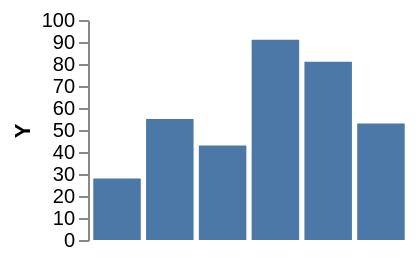

Write a Vega-Lite specification for this figure.
### Vega specification from a JSON file in a GitHub repository (floating-point values rounded to 4 significant figures)
{"width": 200, "height": 120, "padding": 5, "data": [{"name": "t", "values": [{"a": "Alpha", "b": 28, "c": "x", "d": 1}, {"a": "Bravo", "b": 55, "c": "y", "d": 2}, {"a": "Charlie", "b": 43, "c": "x", "d": 3}, {"a": "Delta", "b": 91, "c": "z", "d": 4}, {"a": "Echo", "b": 81, "c": "y", "d": 5}, {"a": "Foxtrot", "b": 53, "c": "z", "d": 6}]}], "scales": [{"name": "x", "type": "band", "domain": {"data": "t", "field": "a"}, "range": "width", "padding": 0.1}, {"name": "y", "type": "linear", "domain": {"data": "t", "field": "b"}, "range": "height", "nice": true}, {"name": "color", "type": "ordinal", "domain": {"data": "t", "field": "c"}, "range": {"scheme": "category10"}}, {"name": "ramp", "type": "linear", "domain": {"data": "t", "field": "d"}, "range": {"scheme": "blues"}}, {"name": "size", "type": "linear", "domain": {"data": "t", "field": "b"}, "range": [10, 200]}, {"name": "shape", "type": "ordinal", "domain": {"data": "t", "field": "c"}, "range": "symbol"}, {"name": "quant", "type": "quantize", "domain": [0, 100], "range": {"scheme": "greens", "count": 4}}], "marks": [{"type": "group", "clip": true, "encode": {"enter": {"width": {"signal": "width"}, "height": {"signal": "height"}}}, "marks": [{"type": "rect", "from": {"data": "t"}, "encode": {"enter": {"x": {"scale": "x", "field": "a"}, "width": {"scale": "x", "band": 1}, "y": {"scale": "y", "field": "b"}, "y2": {"scale": "y", "value": 0}}}}]}], "autosize": {"type": "fit", "contains": "content"}, "axes": [{"orient": "left", "scale": "y", "title": "Y"}]}
